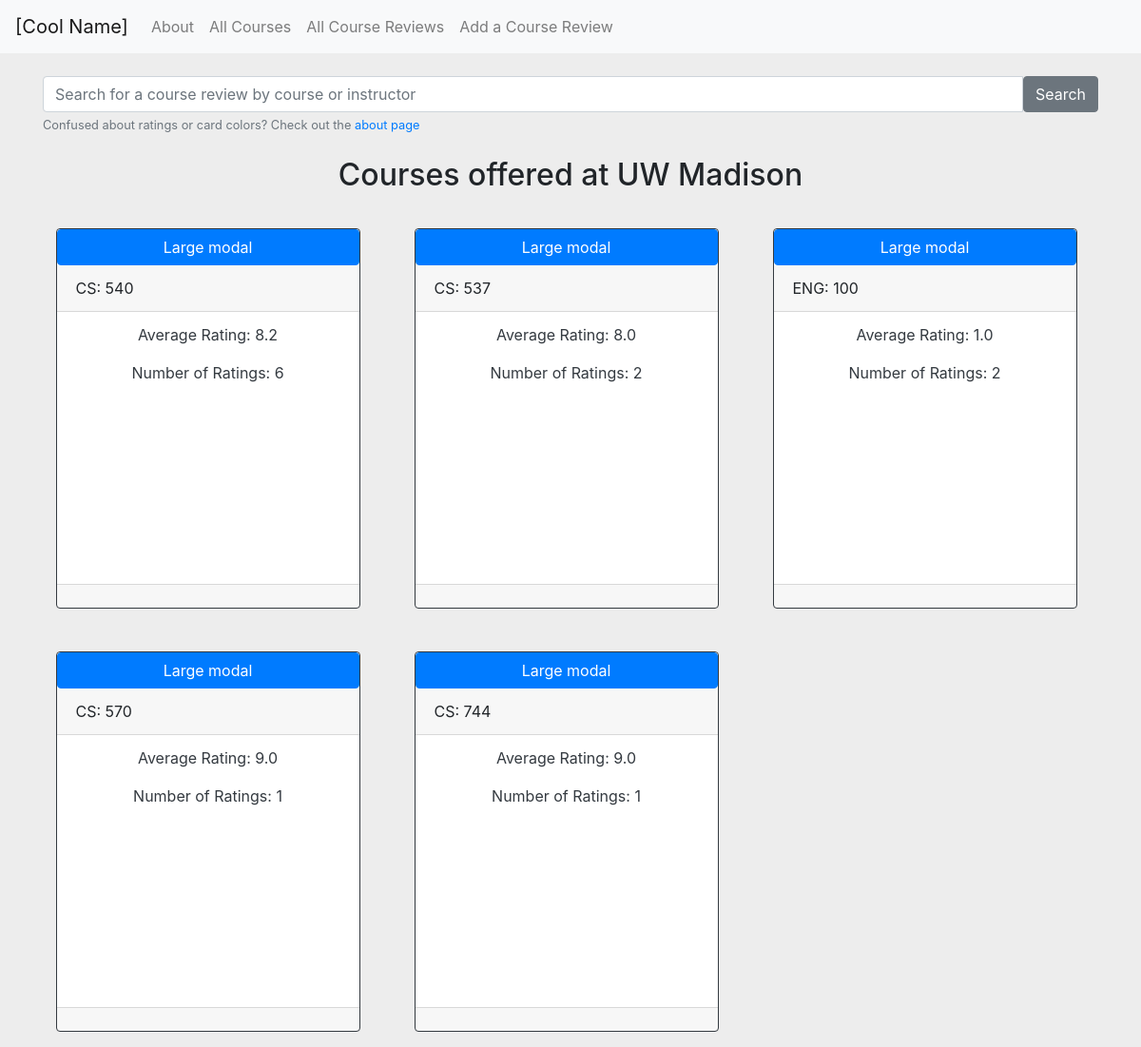
The app's page /courses/, older data.
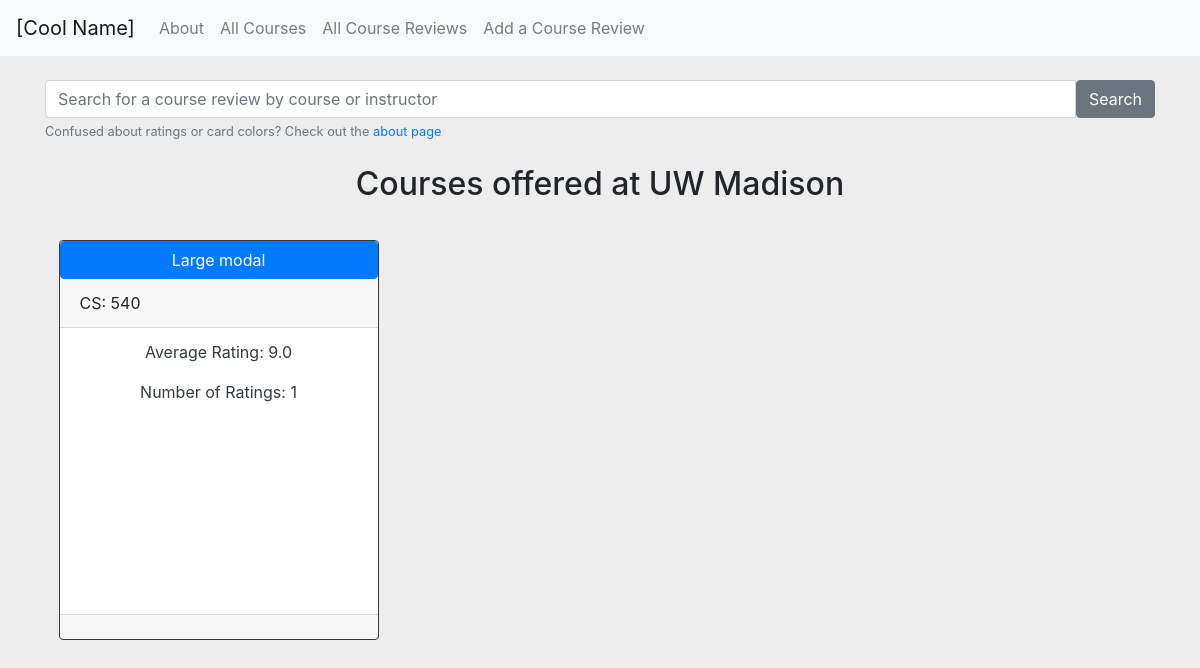
The same page, newer data.
### course/models.py (models this page shows)
class Course(models.Model):
    courseDepartment = models.CharField(max_length=3)
    courseNumber = models.CharField(max_length=3)
    courseName = models.CharField(max_length=50)
    averageRating = models.DecimalField(max_digits=3, decimal_places=1)
    numberOfRatings = models.IntegerField()
    class Meta:
        unique_together = (('courseDepartment', 'courseNumber'),)

### course/views.py (the view)
# urls.py: url(r'^courses/$', views.courses, name='courses'),
def courses(request):
    argumentList = modal_form(request)
    return render(request, 'courses.html', {'form':argumentList[0],'courses':argumentList[1],'instructors':argumentList[2]})

### course/views.py (called while the page is built, shortened)
def modal_form(request):
    if request.method == 'GET':
        form = AddCourseReviewForm(auto_id=True)
        courses = Course.objects.all()
        instructors = Instructor.objects.all()
        argumentList = [form, courses, instructors]
        print(argumentList)
        return argumentList # 'courses': courses, 'instructors': instructors})

### templates/courses.html (shortened to what this page needs)
{% extends 'index.html' %}
{% block content %}
<br>
<div class="container">
	<div class="row">
	  <div class="container">
	  	<form method="get" action="/search/" role="search">
		    <div class="input-group">
		      <input type="text" class="form-control" placeholder="Search for a course review by course or instructor" name="searchbox">
		      <span class="input-group-btn">
		        <button value="Search" type="text" id="search-submit" class="btn btn-secondary">Search</a>
		      </span>
		    </div>
	        <small id="help" class="form-text text-muted">Confused about ratings or card colors? Check out the <a href="{% url 'about' %}">about page</a> </small>
		</form>
	  </div>
	</div>
</div>
<br>
<div class="container">
	<h2>Courses offered at UW Madison</h2>
	<div class="card-deck">
	 {% for course in courses %}
	    <div class="card border-dark mb-3 color{{ course.averageRating|make_list|first }}" id="card_box" data-toggle="modal" data-target=".bd-example-modal-lg">
	    	<button type="button" class="btn btn-primary" data-toggle="modal" data-target=".bd-example-modal-lg">Large modal</button>
	    	<div class="card-header">{{course.courseDepartment}}: {{course.courseNumber}}</div>
		    <div class="card-body text-dark">
		      <p class="card-text">Average Rating: {{course.averageRating}}</p>
		      <p class="card-text">Number of Ratings: {{course.numberOfRatings}}</p>
		    </div>
		    <div class="card-footer">
		    </div>
	 	</div>
	  {% endfor %}
	</div>
</div>
{% endblock %}

### templates/index.html (shortened to what this page needs)
{% load staticfiles %}
{% load widget_tweaks %}
<!doctype html>
<html lang="en">
  <head>
    <link rel="stylesheet" href="https://maxcdn.bootstrapcdn.com/bootstrap/4.0.0/css/bootstrap.min.css">
    <link href = "https://code.jquery.com/ui/1.10.4/themes/ui-lightness/jquery-ui.css" rel = "stylesheet">
    <link href="{% static 'css/main.css' %}" rel="stylesheet">
  </head>
  <body>
    <nav class="navbar navbar-expand-lg navbar-light bg-light">
      <a class="navbar-brand" href="/">[Cool Name]</a>
      <div class="collapse navbar-collapse" id="navbarNavAltMarkup">
        <div class="navbar-nav">
          <a class="nav-item nav-link" href="{% url 'about' %}">About</a>
          <a class="nav-item nav-link" href="{% url 'courses' %}">All Courses</a>
          <a class="nav-item nav-link" href="{% url 'course_reviews' %}">All Course Reviews</a>
          <a href="#" class="nav-item nav-link" data-toggle="modal" data-target="#exampleModal" data-whatever="@getbootstrap">Add a Course Review</a>
        </div>
      </div>
    </nav>
    {% block content %}
    {% endblock %}
  </body>
</html>

### static/css/main.css (style rules this page uses)
h1, h2, h3, h4, h5, h6 { text-align: center; }
#card_box { min-width: 20rem; max-width: 20rem; min-height: 25rem; max-height: 25rem; margin: 2.5% 2.5% 2.5% 2.5%; }
.card-text { text-align: center; }
.card-body { padding: 0; }
body { background-color: #ededed; }

Row changes from the older to the newer data that the page shows:
removed Course: courseDepartment "CS", courseNumber "537", averageRating "8.0", numberOfRatings "2"
removed Course: courseDepartment "ENG", courseNumber "100", averageRating "1.0", numberOfRatings "2"
removed Course: courseDepartment "CS", courseNumber "570", averageRating "9.0", numberOfRatings "1"
removed Course: courseDepartment "CS", courseNumber "744", averageRating "9.0", numberOfRatings "1"
changed Course "CS": averageRating "8.2" → "9.0"; numberOfRatings "6" → "1"
